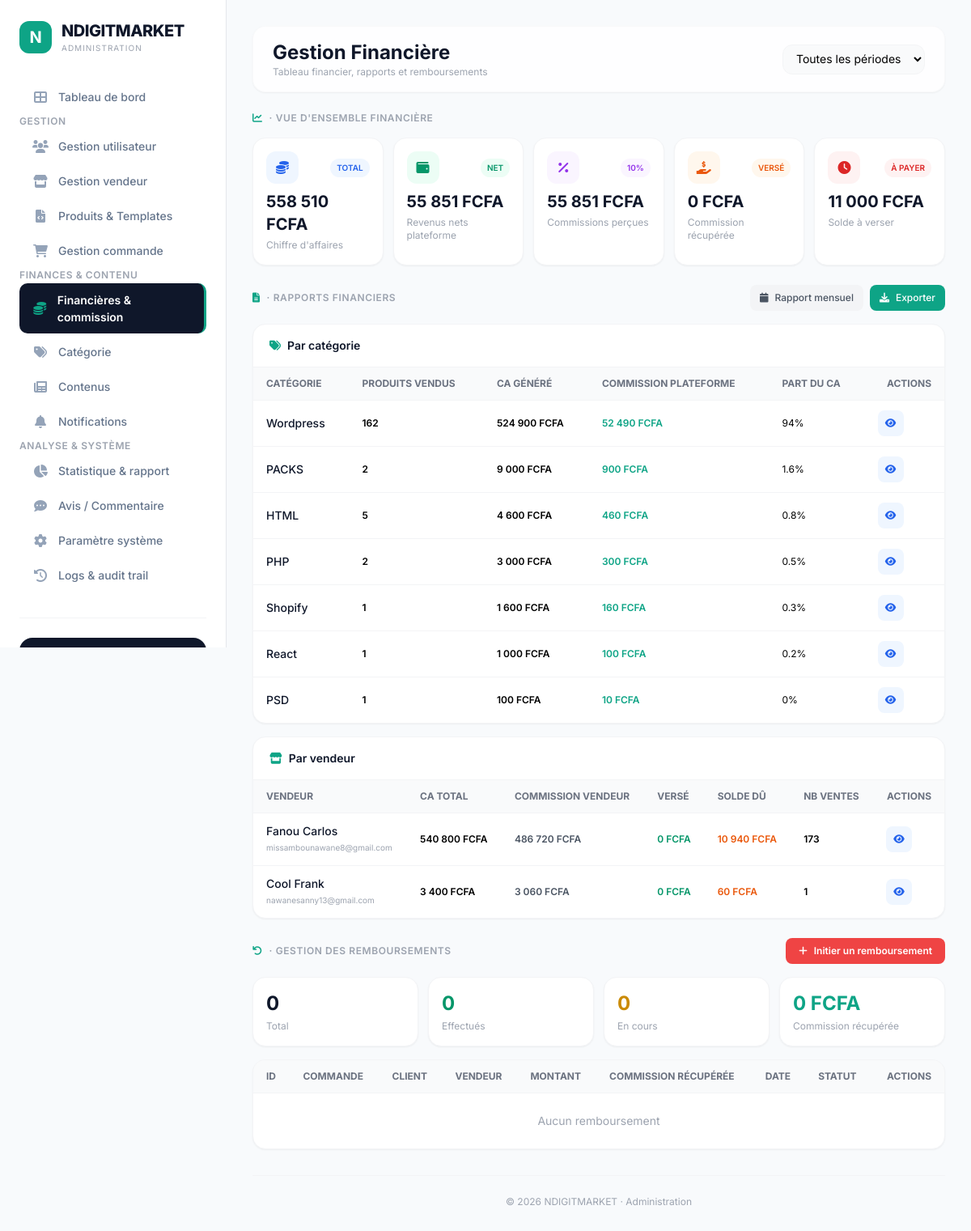
Screenshot of /index.php?route=admin/financieres-commission (signed in) with the database file from the repository.
### tables this page shows
CREATE TABLE `categories` (
  `id` int(11) NOT NULL,
  `nom_categorie` varchar(255) NOT NULL,
  `sous_categories` text NOT NULL,
  `image_cat` varchar(255) NOT NULL,
  `created_at` timestamp NULL DEFAULT current_timestamp()
);

CREATE TABLE `utilisateur` (
  `id_uti` int(11) NOT NULL,
  `nom` varchar(250) NOT NULL,
  `prenom` varchar(250) NOT NULL,
  `email` varchar(250) NOT NULL,
  `type` varchar(250) NOT NULL,
  `statut` varchar(250) NOT NULL,
  `mdp` varchar(250) NOT NULL
);

### App/Views/admin/financieres-commission.php (the view, shortened to what the rows shown need)
<!DOCTYPE html>
<html lang="fr">
<head>
    <script src="https://cdn.tailwindcss.com"></script>
    <link rel="stylesheet" href="../assets/CSS/app.css">
    <link rel="stylesheet" href="https://cdnjs.cloudflare.com/ajax/libs/font-awesome/6.0.0-beta3/css/all.min.css" />
</head>
<body>
<?php $currentPage = 'financieres-commission'; require_once __DIR__ . '/../components/sidebar.php'; ?>
<main class="md:ml-[280px] min-h-screen p-4 md:p-8 transition-all">
    <header class="flex items-center justify-between mb-6 bg-white/80 backdrop-blur-sm sticky top-0 z-30 py-4 px-4 md:px-6 rounded-2xl shadow-sm border border-gray-100/50">
        <div class="flex items-center gap-4">
            <div>
                <h2 class="text-xl md:text-2xl font-bold text-[#0F172A]">Gestion Financière</h2>
            </div>
        </div>
    </header>
    <section class="mb-6">
        <div class="bg-white rounded-2xl border border-gray-100 shadow-sm overflow-hidden mb-4">
            <div class="overflow-x-auto">
                <table class="w-full text-sm">
                    <thead class="bg-gray-50 border-b border-gray-100">
                        <tr class="text-left text-xs font-semibold text-gray-500 uppercase">
                            <th class="px-4 py-3">Catégorie</th>
                            <th class="px-4 py-3">Produits vendus</th>
                            <th class="px-4 py-3">CA généré</th>
                            <th class="px-4 py-3">Commission plateforme</th>
                            <th class="px-4 py-3">Part du CA</th>
                            <th class="px-4 py-3 text-right">Actions</th>
                        </tr>
                    </thead>
                    <tbody class="divide-y divide-gray-100">
                        <?php if (empty($commissionsByCategory)): ?>
                            <tr><td colspan="6" class="px-4 py-6 text-center text-sm text-gray-400">Aucune donnée</td></tr>
                        <?php else: foreach ($commissionsByCategory as $cat): ?>
                            <tr class="hover:bg-gray-50/50 transition">
                                <td class="px-4 py-3 text-sm font-medium text-[#0F172A]"><?= htmlspecialchars($cat['nom_categorie']) ?></td>
                                <td class="px-4 py-3 text-xs font-semibold"><?= (int)$cat['nb_ventes'] ?></td>
                                <td class="px-4 py-3 text-xs font-semibold"><?= htmlspecialchars($cat['ca_formatted']) ?></td>
                                <td class="px-4 py-3 text-xs font-semibold text-[#0EA486]"><?= htmlspecialchars($cat['commission_formatted']) ?></td>
                                <td class="px-4 py-3 text-xs"><?= htmlspecialchars($cat['part_ca']) ?>%</td>
                                <td class="px-4 py-3 text-right">
                                    <button data-open-modal="categoryReportModal" data-id="<?= (int)$cat['id'] ?>"
                                            class="w-8 h-8 rounded-lg bg-blue-50 text-blue-600 hover:bg-blue-100 flex items-center justify-center" title="Voir détails">
                                        <i class="fas fa-eye text-xs"></i>
                                    </button>
                                </td>
                            </tr>
                        <?php endforeach; endif; ?>
                    </tbody>
                </table>
            </div>
        </div>
        <div class="bg-white rounded-2xl border border-gray-100 shadow-sm overflow-hidden">
            <div class="overflow-x-auto">
                <table class="w-full text-sm">
                    <thead class="bg-gray-50 border-b border-gray-100">
                        <tr class="text-left text-xs font-semibold text-gray-500 uppercase">
                            <th class="px-4 py-3">Vendeur</th>
                            <th class="px-4 py-3">CA total</th>
                            <th class="px-4 py-3">Commission vendeur</th>
                            <th class="px-4 py-3">Versé</th>
                            <th class="px-4 py-3">Solde dû</th>
                            <th class="px-4 py-3">Nb ventes</th>
                            <th class="px-4 py-3 text-right">Actions</th>
                        </tr>
                    </thead>
                    <tbody class="divide-y divide-gray-100">
                        <?php if (empty($commissionsByVendor)): ?>
                            <tr><td colspan="7" class="px-4 py-6 text-center text-sm text-gray-400">Aucun vendeur avec des ventes</td></tr>
                        <?php else: foreach ($commissionsByVendor as $v): ?>
                            <tr class="hover:bg-gray-50/50 transition">
                                <td class="px-4 py-3">
                                    <span class="text-sm font-medium text-[#0F172A]"><?= htmlspecialchars($v['full_name']) ?></span>
                                    <p class="text-[10px] text-gray-400"><?= htmlspecialchars($v['email'] ?? '') ?></p>
                                </td>
                                <td class="px-4 py-3 text-xs font-semibold"><?= htmlspecialchars($v['ca_formatted']) ?></td>
                                <td class="px-4 py-3 text-xs font-semibold text-gray-600"><?= htmlspecialchars($v['net_formatted']) ?></td>
                                <td class="px-4 py-3 text-xs font-semibold text-emerald-600">0 FCFA</td>
                                <td class="px-4 py-3 text-xs font-semibold text-orange-600"><?= htmlspecialchars($v['solde_formatted']) ?></td>
                                <td class="px-4 py-3 text-xs font-semibold"><?= (int)$v['nb_ventes'] ?></td>
                                <td class="px-4 py-3 text-right">
                                    <button data-open-modal="vendorReportModal" data-id="<?= (int)$v['id_uti'] ?>"
                                            class="w-8 h-8 rounded-lg bg-blue-50 text-blue-600 hover:bg-blue-100 flex items-center justify-center" title="Voir détails">
                                        <i class="fas fa-eye text-xs"></i>
                                    </button>
                                </td>
                            </tr>
                        <?php endforeach; endif; ?>
                    </tbody>
                </table>
            </div>
        </div>
    </section>
    <section class="mb-8">
        <div class="bg-white rounded-2xl border border-gray-100 shadow-sm overflow-hidden">
            <div class="overflow-x-auto">
                <table class="w-full text-sm">
                    <thead class="bg-gray-50 border-b border-gray-100">
                        <tr class="text-left text-xs font-semibold text-gray-500 uppercase">
                            <th class="px-4 py-3">ID</th>
                            <th class="px-4 py-3">Commande</th>
                            <th class="px-4 py-3">Client</th>
                            <th class="px-4 py-3">Vendeur</th>
                            <th class="px-4 py-3">Montant</th>
                            <th class="px-4 py-3">Commission récupérée</th>
                            <th class="px-4 py-3">Date</th>
                            <th class="px-4 py-3">Statut</th>
                            <th class="px-4 py-3 text-right">Actions</th>
                        </tr>
                    </thead>
                </table>
            </div>
        </div>
    </section>
</main>
</body>
</html>

### rows the page displays
categories: nom_categorie "Wordpress", nb_ventes "162", ca_formatted "524 900 FCFA", commission_formatted "52 490 FCFA", part_ca "94"
categories: nom_categorie "PACKS", nb_ventes "2", ca_formatted "9 000 FCFA", commission_formatted "900 FCFA", part_ca "1.6"
categories: nom_categorie "HTML", nb_ventes "5", ca_formatted "4 600 FCFA", commission_formatted "460 FCFA", part_ca "0.8"
categories: nom_categorie "PHP", nb_ventes "2", ca_formatted "3 000 FCFA", commission_formatted "300 FCFA", part_ca "0.5"
categories: nom_categorie "Shopify", nb_ventes "1", ca_formatted "1 600 FCFA", commission_formatted "160 FCFA", part_ca "0.3"
categories: nom_categorie "React", nb_ventes "1", ca_formatted "1 000 FCFA", commission_formatted "100 FCFA", part_ca "0.2"
categories: nom_categorie "PSD", nb_ventes "1", ca_formatted "100 FCFA", commission_formatted "10 FCFA", part_ca "0"
utilisateur: full_name "Fanou Carlos", email "missambounawane8@gmail.com", ca_formatted "540 800 FCFA", net_formatted "486 720 FCFA", solde_formatted "10 940 FCFA", nb_ventes "173"
utilisateur: full_name "Cool Frank", email "nawanesanny13@gmail.com", ca_formatted "3 400 FCFA", net_formatted "3 060 FCFA", solde_formatted "60 FCFA", nb_ventes "1"

### other values shown
$totalRevenueFormatted "558 510 FCFA"
$netPlatformFormatted "55 851 FCFA"
$commissionTotalFormatted "55 851 FCFA"
$this->formatCurrency($commissionRecovered) "0 FCFA"
$soldeAVerserFormatted "11 000 FCFA"
$totalRefunds "0"
$refundsDone "0"
$refundsPending "0"
